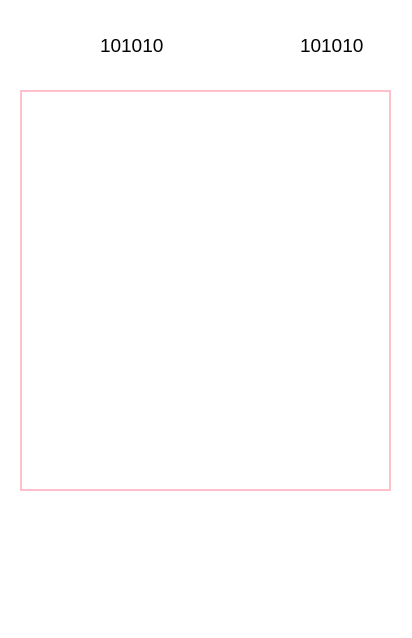
<?xml version="1.0" encoding="UTF-8"?>
<ui version="4.0">
 <class>Form</class>
 <widget class="QWidget" name="Form">
  <property name="geometry">
   <rect>
    <x>0</x>
    <y>0</y>
    <width>412</width>
    <height>638</height>
   </rect>
  </property>
  <property name="windowTitle">
   <string>Form</string>
  </property>
  <property name="styleSheet">
   <string notr="true">QWidget  {background-color: white;}</string>
  </property>
  <widget class="QPushButton" name="pushButton">
   <property name="geometry">
    <rect>
     <x>170</x>
     <y>520</y>
     <width>71</width>
     <height>101</height>
    </rect>
   </property>
   <property name="styleSheet">
    <string notr="true">QPushButton {background-color: white; border: None;}</string>
   </property>
   <property name="text">
    <string/>
   </property>
   <property name="icon">
    <iconset>
     <normaloff>Images/CA_giphy_button_iFace_2.gif</normaloff>Images/CA_giphy_button_iFace_2.gif</iconset>
   </property>
   <property name="iconSize">
    <size>
     <width>100</width>
     <height>100</height>
    </size>
   </property>
  </widget>
  <widget class="QPushButton" name="pushButton_4">
   <property name="geometry">
    <rect>
     <x>20</x>
     <y>20</y>
     <width>75</width>
     <height>51</height>
    </rect>
   </property>
   <property name="cursor">
    <cursorShape>UpArrowCursor</cursorShape>
   </property>
   <property name="styleSheet">
    <string notr="true">QPushButton {background-color: white; border: None;}</string>
   </property>
   <property name="text">
    <string/>
   </property>
   <property name="icon">
    <iconset>
     <normaloff>Images/candycash_logo_2.jpg</normaloff>Images/candycash_logo_2.jpg</iconset>
   </property>
   <property name="iconSize">
    <size>
     <width>50</width>
     <height>50</height>
    </size>
   </property>
  </widget>
  <widget class="QLabel" name="label">
   <property name="geometry">
    <rect>
     <x>100</x>
     <y>20</y>
     <width>141</width>
     <height>51</height>
    </rect>
   </property>
   <property name="font">
    <font>
     <pointsize>14</pointsize>
    </font>
   </property>
   <property name="text">
    <string>101010</string>
   </property>
  </widget>
  <widget class="QPushButton" name="pushButton_2">
   <property name="geometry">
    <rect>
     <x>10</x>
     <y>530</y>
     <width>111</width>
     <height>91</height>
    </rect>
   </property>
   <property name="cursor">
    <cursorShape>PointingHandCursor</cursorShape>
   </property>
   <property name="styleSheet">
    <string notr="true">QPushButton {background-color: white; border: None;}</string>
   </property>
   <property name="text">
    <string/>
   </property>
   <property name="icon">
    <iconset>
     <normaloff>Images/candymarket_iFace_2.jpg</normaloff>Images/candymarket_iFace_2.jpg</iconset>
   </property>
   <property name="iconSize">
    <size>
     <width>80</width>
     <height>80</height>
    </size>
   </property>
  </widget>
  <widget class="QPushButton" name="pushButton_3">
   <property name="geometry">
    <rect>
     <x>290</x>
     <y>540</y>
     <width>111</width>
     <height>81</height>
    </rect>
   </property>
   <property name="cursor">
    <cursorShape>PointingHandCursor</cursorShape>
   </property>
   <property name="styleSheet">
    <string notr="true">QPushButton {background-color: white; border: None;}</string>
   </property>
   <property name="text">
    <string/>
   </property>
   <property name="icon">
    <iconset>
     <normaloff>Images/candyKeyboard_iFace_2.jpg</normaloff>Images/candyKeyboard_iFace_2.jpg</iconset>
   </property>
   <property name="iconSize">
    <size>
     <width>130</width>
     <height>130</height>
    </size>
   </property>
  </widget>
  <widget class="QPushButton" name="pushButton_5">
   <property name="geometry">
    <rect>
     <x>234</x>
     <y>20</y>
     <width>71</width>
     <height>51</height>
    </rect>
   </property>
   <property name="cursor">
    <cursorShape>UpArrowCursor</cursorShape>
   </property>
   <property name="styleSheet">
    <string notr="true">QPushButton {background-color: white; border: None;}</string>
   </property>
   <property name="text">
    <string/>
   </property>
   <property name="icon">
    <iconset>
     <normaloff>Images/logo_lvl_2.png</normaloff>Images/logo_lvl_2.png</iconset>
   </property>
   <property name="iconSize">
    <size>
     <width>50</width>
     <height>50</height>
    </size>
   </property>
  </widget>
  <widget class="QTextEdit" name="textEdit">
   <property name="geometry">
    <rect>
     <x>20</x>
     <y>90</y>
     <width>371</width>
     <height>401</height>
    </rect>
   </property>
   <property name="styleSheet">
    <string notr="true">QTextEdit {border: 2px solid pink;}</string>
   </property>
   <property name="html">
    <string>&lt;!DOCTYPE HTML PUBLIC &quot;-//W3C//DTD HTML 4.0//EN&quot; &quot;http://www.w3.org/TR/REC-html40/strict.dtd&quot;&gt;
&lt;html&gt;&lt;head&gt;&lt;meta name=&quot;qrichtext&quot; content=&quot;1&quot; /&gt;&lt;style type=&quot;text/css&quot;&gt;
p, li { white-space: pre-wrap; }
&lt;/style&gt;&lt;/head&gt;&lt;body style=&quot; font-family:'MS Shell Dlg 2'; font-size:8.25pt; font-weight:400; font-style:normal;&quot;&gt;
&lt;p style=&quot;-qt-paragraph-type:empty; margin-top:0px; margin-bottom:0px; margin-left:0px; margin-right:0px; -qt-block-indent:0; text-indent:0px;&quot;&gt;&lt;br /&gt;&lt;/p&gt;&lt;/body&gt;&lt;/html&gt;</string>
   </property>
  </widget>
  <widget class="QLabel" name="label_2">
   <property name="geometry">
    <rect>
     <x>300</x>
     <y>20</y>
     <width>111</width>
     <height>51</height>
    </rect>
   </property>
   <property name="font">
    <font>
     <pointsize>14</pointsize>
    </font>
   </property>
   <property name="text">
    <string>101010</string>
   </property>
  </widget>
 </widget>
 <resources/>
 <connections/>
</ui>
